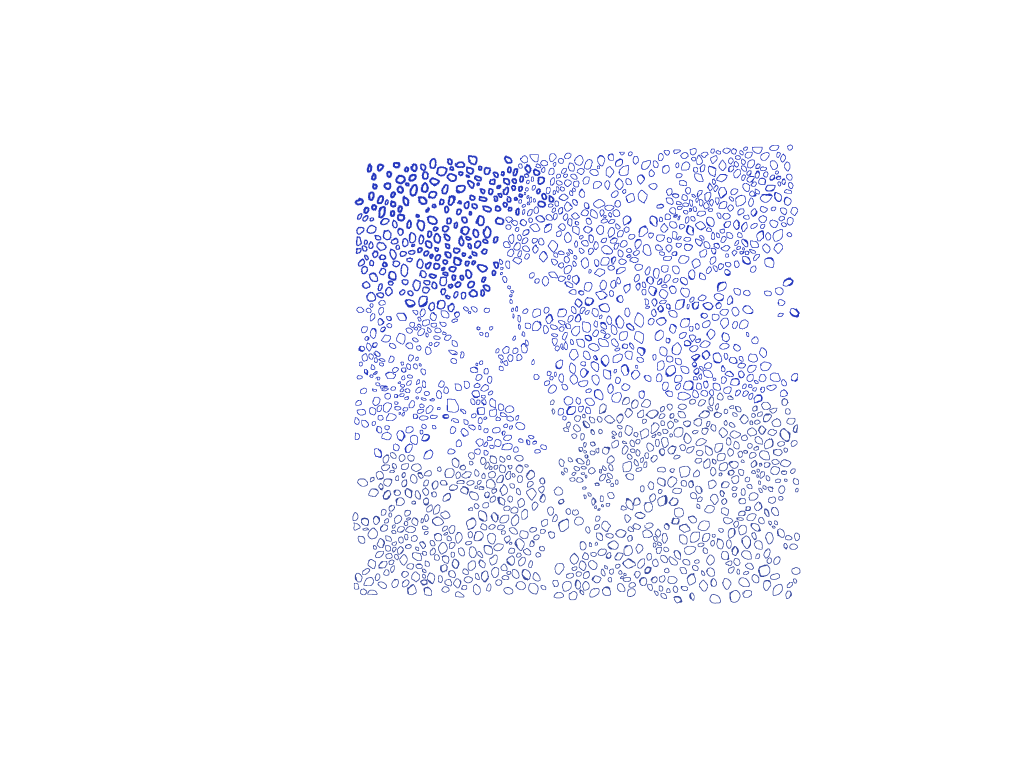
#> input picture data/mask1.png, 2048 x 1536 px, given in place of img1.png, which was not available (shown at 1/2 size)
$ python run_literal_edges.py
#> lines starting #> are read from the running program, lines starting #| are printed output that depends on the picture; after the words box and inside, x2 and y2 are one past the last pixel; in counts of white or black regions, pixels touching at a corner belong together; pictures that were not available may be replaced by others from this repository, and a replacement may not be noted
### experiments/Barnacle_Three_Track_Study/project/barnacles/core.py
"""Geometry, reference-label extraction, fixed convolutions, and object detection.

The detector NEVER reads annotation masks. Only load_reference() does, for
supervision/evaluation. Coordinates below refer to the rectified image.
"""
from dataclasses import dataclass
from pathlib import Path
import cv2
import numpy as np
from PIL import Image
from scipy import ndimage as ndi
from scipy.optimize import linear_sum_assignment
from scipy.spatial import cKDTree


@dataclass(frozen=True)
class Config:
    size: int = 1024
    radii: tuple = (3., 4., 5.5, 7.5, 10., 13., 17.)
    proposal_floor: float = 0.12
    proposal_spacing: float = 3.
    seed: int = 42


def read_rgb(path):
    return np.asarray(Image.open(path).convert('RGB'))


def rectify(rgb, corners, size=1024):
    """Four HUMAN-CONFIRMED inside corners, clockwise from top left.

    This normalizes frame size/perspective; it does not recover rock topography.
    """
    src = np.asarray(corners, np.float32)
    if src.shape != (4, 2) or not cv2.isContourConvex(src.astype(np.int32)):
        raise ValueError('Supply four convex corners: TL, TR, BR, BL.')
    if cv2.contourArea(src) < 100:
        raise ValueError('Frame polygon is too small.')
    h, w = rgb.shape[:2]
    if np.any(src < 0) or np.any(src[:, 0] >= w) or np.any(src[:, 1] >= h):
        raise ValueError('Frame corners must lie within the input photograph.')
    dst = np.float32([[0, 0], [size-1, 0], [size-1, size-1], [0, size-1]])
    matrix = cv2.getPerspectiveTransform(src, dst)
    return cv2.warpPerspective(rgb, matrix, (size, size)), matrix


def load_reference(path, matrix, size=1024, alpha=32, min_area=6):
    """Recover enclosed transparent holes in the blue contour PNG.

    A contour is a stroke, not a filled instance. Counting stroke components
    merges touching outlines; instead we count enclosed background regions.
    The alpha/area cutoffs are explicit, imperfect label-decoding assumptions.
    They are held fixed and sensitivity is reported separately.
    """
    a = np.asarray(Image.open(path).convert('RGBA'))
    blue = (a[..., 2].astype(float) > a[..., 0]+40.) & (a[..., 2] > a[..., 1])
    stroke = blue & (a[..., 3] >= alpha)
    holes = ndi.binary_fill_holes(stroke) & ~stroke
    lab, n = ndi.label(holes)
    areas = np.bincount(lab.ravel())
    ids = np.flatnonzero(areas >= min_area)
    ids = ids[ids != 0]
    if not len(ids):
        raise ValueError(f'No closed labels recovered from {path}')
    centers = np.array(ndi.center_of_mass(holes, lab, ids))[:, ::-1]
    # An effective aperture radius includes approximately half the stroke width.
    radii = np.sqrt(areas[ids]/np.pi) + 1.5
    xy = cv2.perspectiveTransform(centers[:, None, :].astype(np.float32), matrix)[:, 0]
    offsets = centers.copy(); offsets[:, 0] += radii
    xo = cv2.perspectiveTransform(offsets[:, None, :].astype(np.float32), matrix)[:, 0]
    rr = np.linalg.norm(xo-xy, axis=1)
    keep = (xy[:, 0] >= 0) & (xy[:, 0] < size) & (xy[:, 1] >= 0) & (xy[:, 1] < size)
    return np.column_stack((xy[keep], rr[keep])).astype(np.float32)


def normalized_gray(rgb):
    """Local contrast normalization on log luminance; not a height estimate.

    Finite filter support is <=48 pixels (sigma=12, truncate=4).
    It attenuates smooth illumination changes but cannot restore clipped detail.
    """
    g = cv2.cvtColor(rgb, cv2.COLOR_RGB2GRAY).astype(np.float32)/255
    g = np.log(g + 0.04)
    mean = ndi.gaussian_filter(g, 12, truncate=4)
    residual = g - mean
    rms = np.sqrt(ndi.gaussian_filter(residual**2, 12, truncate=4) + .025**2)
    return np.clip(residual / rms, -4, 4).astype(np.float32)


def ring_kernel(radius):
    """Positive annulus minus negative disk. Zero sum rejects uniform offsets."""
    n = int(np.ceil(radius*1.5))
    y, x = np.mgrid[-n:n+1, -n:n+1]
    d = np.hypot(x, y)
    ring = ((d >= .8*radius) & (d <= 1.35*radius)).astype(np.float32)
    disk = (d < .65*radius).astype(np.float32)
    return ring/ring.sum() - disk/disk.sum()


def suppress(points, scores, distance=3., radii=None):
    """Greedy score-ordered nonmaximum suppression with spatial bins."""
    if len(points) == 0:
        return np.array([], dtype=int)
    cell = max(distance, 2.)
    bins = {}; keep = []
    for i in np.argsort(-scores, kind='stable'):
        x, y = points[i]
        key = (int(x//cell), int(y//cell))
        reach = int(np.ceil(max(distance, 1.2*(radii[i] if radii is not None else 0))/cell))
        reject = False
        for dx in range(-reach, reach+1):
            for dy in range(-reach, reach+1):
                for j in bins.get((key[0]+dx, key[1]+dy), []):
                    limit = distance if radii is None else max(distance, .7*min(radii[i], radii[j]))
                    if np.sum((points[i]-points[j])**2) < limit**2:
                        reject = True; break
                if reject: break
            if reject: break
        if not reject:
            keep.append(i); bins.setdefault(key, []).append(i)
    return np.array(keep, dtype=int)


def propose(rgb, config=Config()):
    """High-recall proposal stage: dark-center/bright-rim convolutions.

    This deliberately admits rock pits and empty shells. The classifier and
    human audit have to deal with them. The output is x,y,radius,ring_response.
    """
    g = normalized_gray(rgb)
    rows = []
    for r in config.radii:
        response = cv2.filter2D(g, -1, ring_kernel(r), borderType=cv2.BORDER_REFLECT101)
        peak = response == ndi.maximum_filter(response, size=5)
        yy, xx = np.where(peak & (response > config.proposal_floor))
        rows.append(np.column_stack((xx, yy, np.full(len(xx), r), response[yy, xx])))
    all_points = np.concatenate(rows).astype(np.float32)
    ids = suppress(all_points[:, :2], all_points[:, 3], config.proposal_spacing)
    return all_points[ids], g


def sample(array, x, y):
    return ndi.map_coordinates(array, [np.asarray(y).ravel(), np.asarray(x).ravel()],
                               order=1, mode='reflect').reshape(np.asarray(x).shape)


# [139 lines left out: functions features, gradient_patches, rotate_gradient_descriptor, reference_targets, match_objects, metrics and 1 more, not called in this run]

### experiments/Barnacle_Three_Track_Study/project/ring_analysis/run_literal_edges.py
"""Literal pixel-edge annulus check, separate from finite-width ring filters.

For each radius, count angular bins containing Canny edge PIXELS with measured
distance in [(1-t)r,(1+t)r]. This is an exact distance gate on the chosen edge
map, not a guarantee about true physical shell boundaries or connectedness.
"""
from dataclasses import asdict,replace
import json
from pathlib import Path
import sys
import cv2
import numpy as np
from scipy.spatial import cKDTree
sys.path.insert(0,str(Path(__file__).resolve().parents[1]))
from barnacles.core import read_rgb,rectify,load_reference,propose,Config,metrics
from barnacles.geometric import GeometricConfig,detect


def angular_edge_coverage(edge_xy,centers,radii,tolerance,bins=48):
    tree=cKDTree(edge_xy);out=np.zeros((len(centers),radii.shape[1]),np.float32)
    for start in range(0,len(centers),512):
        nearby=tree.query_ball_point(centers[start:start+512],radii[start:start+512].max(1)*(1+tolerance))
        for j,ids in enumerate(nearby,start):
            if not ids:continue
            delta=edge_xy[ids]-centers[j];distance=np.linalg.norm(delta,axis=1)
            angle=np.floor(np.mod(np.arctan2(delta[:,1],delta[:,0]),2*np.pi)/(2*np.pi)*bins).astype(int)%bins
            for k,r in enumerate(radii[j]):
                keep=(distance>=r*(1-tolerance))&(distance<=r*(1+tolerance))
                out[j,k]=len(np.unique(angle[keep]))/bins
    return out


def main():
    frames=json.loads(Path('data/frames.json').read_text());rows=[]
#> (reads data/frames.json from the repository)
    for k in (1,2):
        rgb,m=rectify(read_rgb(f'data/img{k}.png'),frames[f'img{k}.png'])
#> in rectify, `src = np.asarray(corners, np.float32)`: src = [[713, 322], [1590, 293], [1605, 1210], [708, 1182]]
#> in rectify, `matrix = cv2.getPerspectiveTransform(src, dst)`: matrix = [[1.33, 0.00771, -947.6], [0.0429, 1.3, -447.9], [8.06e-05, 2.74e-05, 1]]
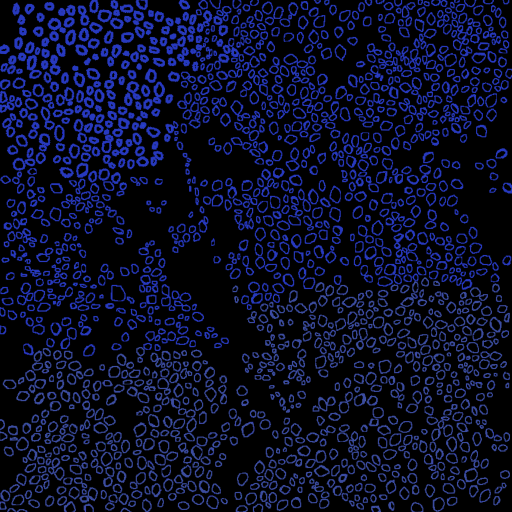
#> rgb: shape (1024, 1024, 3) (shown at 1/2 size); mean of channels 0, 1, 2 10.3, 14.2, 40.2; drawn as R, G, B
#> m has the same summary as matrix in rectify
        p,g=propose(rgb,Config());gt=load_reference(f'data/mask{k}.png',m)
#> in normalized_gray, `return np.clip(residual / rms, -4, 4).astype(np.float32)`:
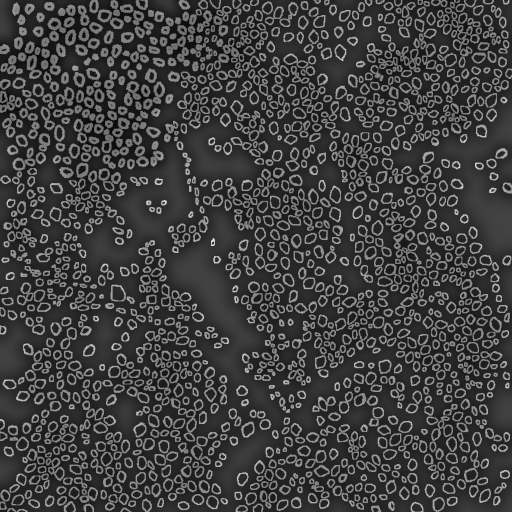
#> returned value: shape (1024, 1024) float32 (shown at 1/2 size); min -1.4, max 4, mean -0.0211; drawn with min black and max white
#> the loop in propose, `for r in config.radii:` made 7 passes
#> pass 1, in propose, `peak = response == ndi.maximum_filter(response, size=5)`:
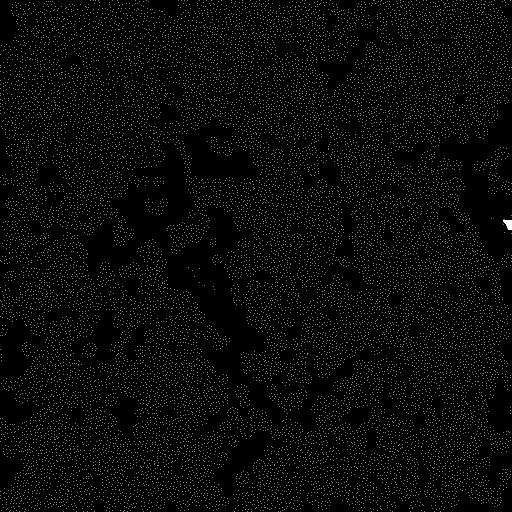
#> peak: shape (1024, 1024) bool (shown at 1/2 size); 1.6% white in thin lines or dots
#> after the loop in propose, `for r in config.radii:`:
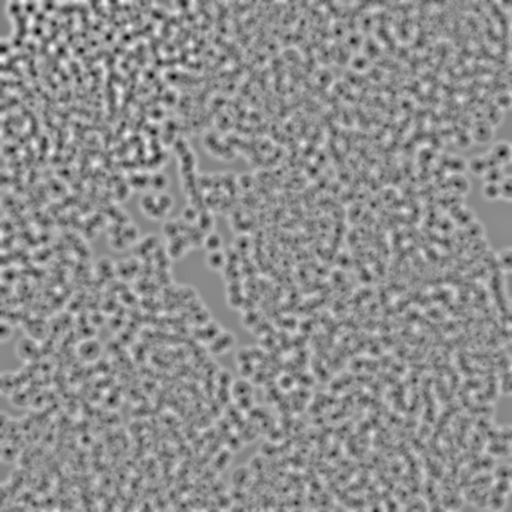
#> response: shape (1024, 1024) float32 (shown at 1/2 size); min -1.54, max 1.23, mean 0.000164; drawn with min black and max white
#> after the loop in propose, `for r in config.radii:`: rows = 7 items
#> the loop in suppress, `for i in np.argsort(-scores, kind='stable'):` made 51391 passes
#> (i, x, y, key) on passes 1 to 3: (7880, 425, 486, (141, 162)), (6695, 327, 405, (109, 135)), (6331, 984, 381, (328, 127))
#> after the loop in suppress, `for i in np.argsort(-scores, kind='stable'):`: bins = 27753 items
#> in load_reference, a is the input picture: shape (1536, 2048, 4); mean R, G, B, A 2.6, 3.6, 10.1, 9.9
#> in load_reference, `blue = (a[..., 2].astype(float) > a[..., 0]+40.) & (a[..., 2] > a[...,..`: blue: shape (1536, 2048) bool; 5.6% white in thin lines or dots, all inside (x1, y1, x2, y2) = (705, 289, 1601, 1208)
#> in load_reference, `stroke = blue & (a[..., 3] >= alpha)`: stroke: shape (1536, 2048) bool; 5% white in thin lines or dots, all inside (x1, y1, x2, y2) = (705, 289, 1601, 1207)
#> in load_reference, `holes = ndi.binary_fill_holes(stroke) & ~stroke`: holes: shape (1536, 2048) bool; 4% white; 1766 white regions (319 under 20 px), largest, box (x1, y1, x2, y2) and area: (896, 799, 916, 824) 420, (1270, 628, 1287, 654) 308, (1360, 933, 1379, 954) 302
#> in load_reference, `lab, n = ndi.label(holes)`:
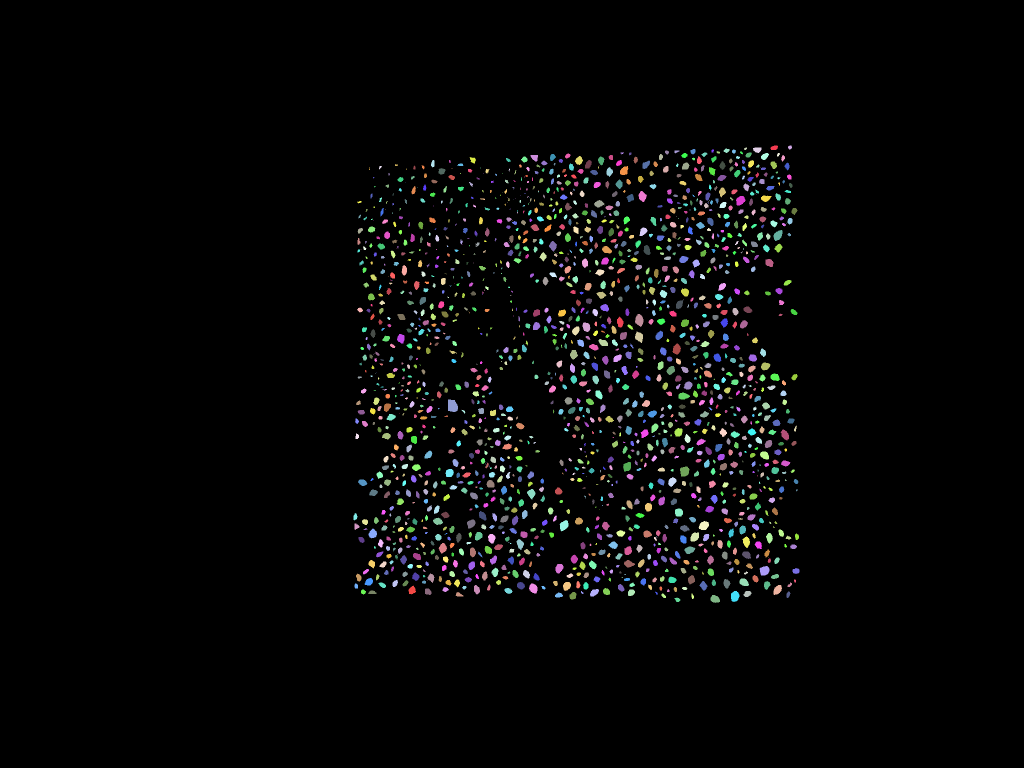
#> lab: shape (1536, 2048) int32 (shown at 1/2 size); 1801 distinct labels, from 0 to 1800; one colour per label, 0 black
#> in load_reference, `lab, n = ndi.label(holes)`: n = 1800
#> in load_reference, `areas = np.bincount(lab.ravel())`: areas = 1801 values, max 3020482 at index 0, min 1 at index 63, mean 1746.7
#> in load_reference, `ids = np.flatnonzero(areas >= min_area)`: ids = 1661 values from 0 to 1800
#> in load_reference, `ids = ids[ids != 0]`: ids = 1660 values from 1 to 1800
#> in load_reference, `centers = np.array(ndi.center_of_mass(holes, lab, ids))[:, ::-1]`: centers = 1660 pairs, first value 710.2 to 1593.4, second value 294.4 to 1199
#> in load_reference, `radii = np.sqrt(areas[ids]/np.pi) + 1.5`: radii = 1660 values, max 13.06 at index 928, min 2.88 at index 141, mean 6.06
#> in load_reference, `xy = cv2.perspectiveTransform(centers[:, None, :].astype(np.float32), ..`: xy = 1660 pairs, first value 1.58 to 1018.7, second value 0.821 to 1024.6
#> in load_reference, `offsets = centers.copy()`: offsets has the same summary as centers
#> in load_reference, `xo = cv2.perspectiveTransform(offsets[:, None, :].astype(np.float32), ..`: xo = 1660 pairs, first value 9.68 to 1026.9, second value 0.978 to 1024.4
#> in load_reference, `rr = np.linalg.norm(xo-xy, axis=1)`: rr = 1660 values, max 15.57 at index 928, min 3.12 at index 1406, mean 6.97
#> after `gt = load_reference(f'data/mask{k}.png', m)`: gt = 1659 rows, first 8: [977.1, 0.885, 8.13], [1011.5, 1.17, 5.97], [913.4, 0.821, 4.6], [939.7, 4.18, 9.15], [871.2, 3.77, 7.05], [796, 3.37, 7.51], [840, 3.42, 4.9], [887.5, 6.3, 6.07]
        # Fixed contrast mapping and thresholds, not chosen from evaluation labels.
        u=np.rint(255*(np.clip(g,-3,3)+3)/6).astype(np.uint8)
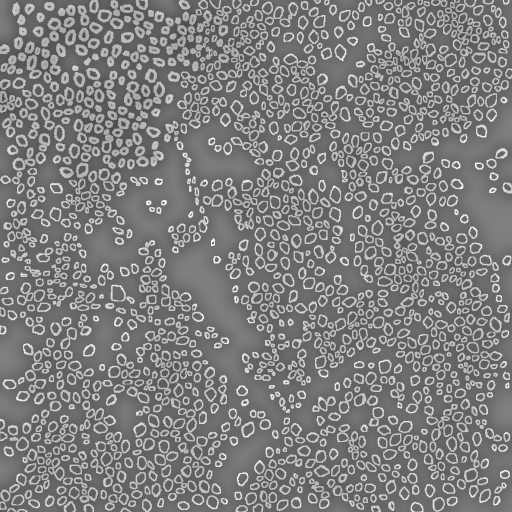
#> u: shape (1024, 1024) (shown at 1/2 size); min 68, max 255, mean 126.6
        edges=cv2.Canny(u,50,100,L2gradient=True)
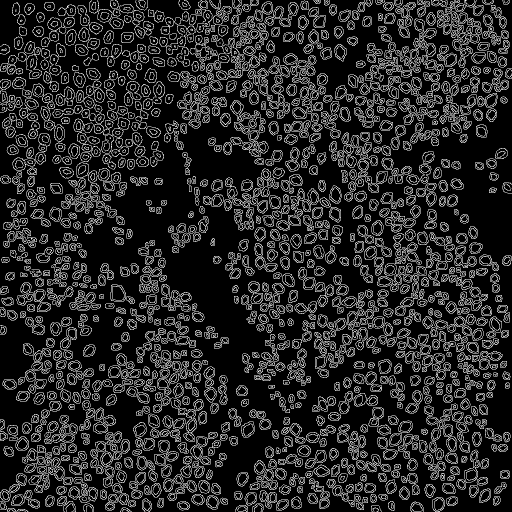
#> edges: shape (1024, 1024) (shown at 1/2 size); 15.9% white in thin lines or dots
        yy,xx=np.where(edges>0);edge_xy=np.column_stack((xx,yy)).astype(float)
#> after `edge_xy = np.column_stack((xx, yy)).astype(float)`: edge_xy = 167199 pairs, first value 0 to 1023, second value 0 to 1023
        for tol in (.05,.20):
            ev=dict(np.load(f'ring_analysis/cache/img{k}_tol{tol}.npz'))
            radii=p[:,2,None]*ev['multipliers'][None,:]
            coverage=angular_edge_coverage(edge_xy,p[:,:2],radii,tol)
            ev['ring_coverage']=np.repeat(coverage[:,:,None],len(ev['contrasts']),axis=2)
            ev['ring_strength']=coverage
            # The filtered cache pruned line computation for low filtered-ring
            # support. Compute missing line features so this new ring gate does
            # not inherit that pruning. Only the fixed .2 contrast is required.
            from barnacles.geometric import line_spans
            old=np.load(f'ring_analysis/cache/img{k}_tol{tol}.npz')['ring_coverage']
            for ri in range(len(ev['multipliers'])):
                missing=(coverage[:,ri]>=.75)&(old[:,ri,0]<.5)
                if np.any(missing):
                    ev['line_fraction'][missing,ri,1]=line_spans(g,p[missing],radii[missing,ri],contrasts=(.2,))[:,0]
            cfg=replace(GeometricConfig(),radial_tolerance=tol)
            det,score,_=detect(p,ev,cfg)
            row=dict(image=k,profile=f'literal_edge_band_{int(tol*100)}pct_line70',
                config=asdict(cfg),canny_low=50,canny_high=100,angular_bins=48,**metrics(det,gt))
            rows.append(row);print(row,flush=True)
            np.savetxt(f'ring_analysis/results/img{k}_literal_{tol}.csv',np.column_stack((det,score)),
                delimiter=',',header='x,y,radius,proposal_ring_response,rule_score',comments='')
#> after the loop, rows = []
    Path('ring_analysis/results/literal_edge_metrics.json').write_text(json.dumps(rows,indent=2)+'\n')


#> (the run stopped early here; a loop or call above may not have finished)
